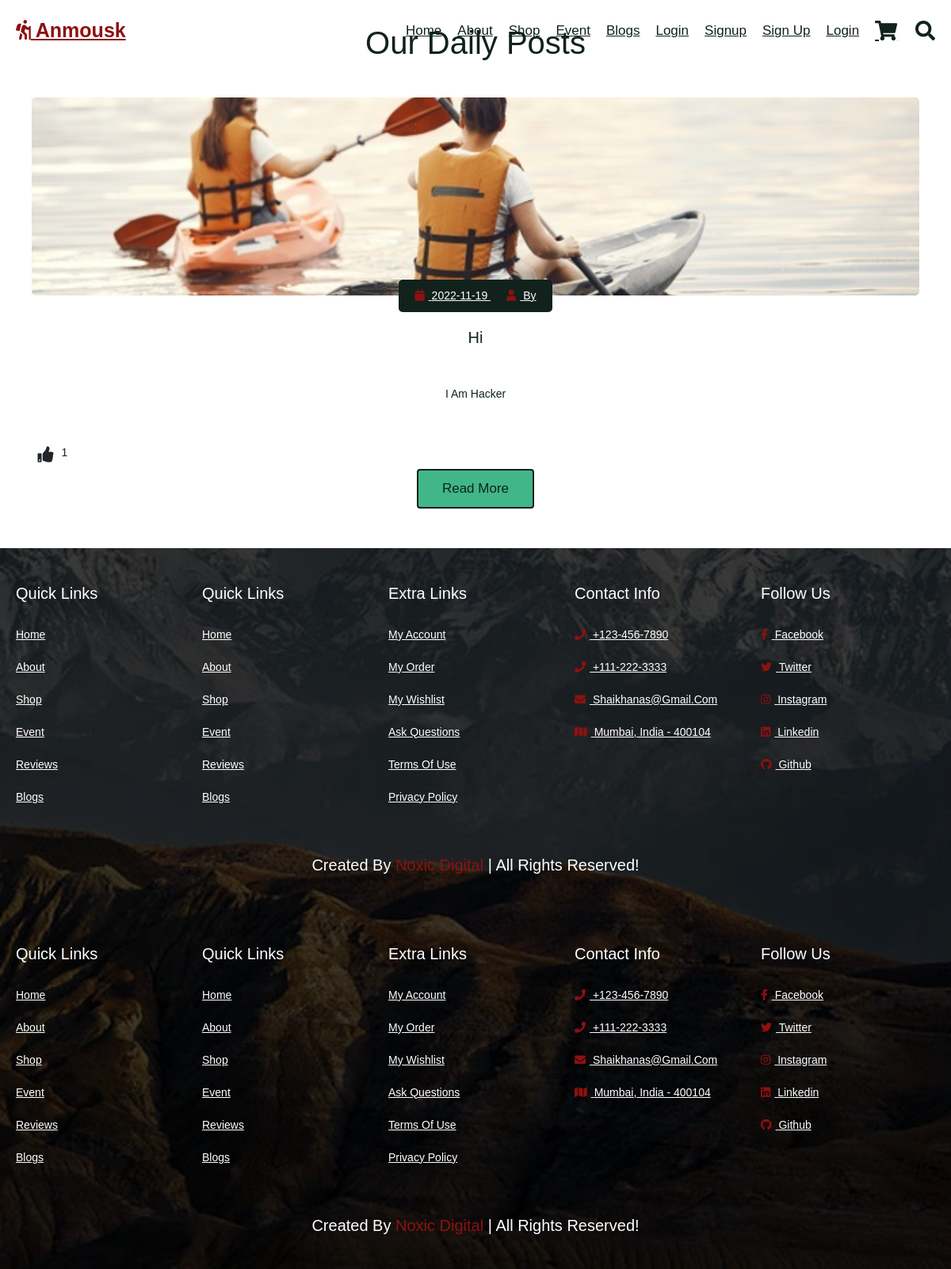
Page /blog on the committed database.
### app.py (models this page shows)
class Posts(db.Model):
    id = db.Column(db.Integer, primary_key=True)
    title = db.Column(db.String(255))
    banner = db.Column(db.LargeBinary)
    content = db.Column(db.Text)
    date_posted = db.Column(db.DateTime, default=datetime.utcnow)
    slug = db.Column(db.String(255))
    author = db.Column(db.Integer, db.ForeignKey(
        'users.id', ondelete='CASCADE'), nullable=False)
    comments = db.relationship(
        'Comment', backref='posts', cascade='all, delete, delete-orphan', lazy=True, passive_deletes=True)
    likes = db.relationship('Like', cascade='all, delete, delete-orphan',
                            backref='posts', lazy=True, passive_deletes=True)

### app.py (the view)
@app.route('/blog')
def blog():
    posts = Posts.query.order_by(Posts.date_posted)
    return render_template("blog.html", posts=posts)

### app.py (called while the page is built)
@app.context_processor
def base():
    form = SearchForm()
    return dict(form=form)

### templates/blog.html (shortened to what this page needs)
{% extends 'base.html' %}
{% block content %}
<section class="blogs" id="blogs">
  <h1 class="heading"> our daily posts </h1>
  <div class="swiper blogs-slider">
    <div class="swiper-wrapper">
      {% for post in posts %}
      <div class="swiper-slide slide">
        <img src="static/images/img-1.jpg" alt="">
        <div class="icons">
          <a href="#"> <i class="fas fa-calendar"></i> {{post.date_posted.strftime('%Y-%m-%d')}} </a>
          <a href="#"> <i class="fas fa-user"></i> by {{post.author.name}} </a>
        </div>
        <h3>{{post.title}}</h3>
        <p>{{post.content|safe|truncate(100, true)}}</p>
        <div class="container text-center">
          <div class="row align-items-end">
            <div class="col-6 col-sm-3">
              {% set postid = post.id %}
              {% if current_user.id in post.likes | map(attribute='author')|list %}
              <i style="float: left; text-decoration: none; margin-top: 3px; margin-bottom: -2px;"
                id="like-button-{{post.id}}" class="fa fa-thumbs-up fa-2x like-btn"
                onclick='like({{postid}})'>&nbsp;&nbsp; </i><span id="like-count-{{post.id}}" class="like-count">
                {{post.likes|length}}</span>
              {%else%}
              <i style="float: left; text-decoration: none; margin-top: 3px; margin-bottom: -2px;"
                class="fa fa-thumbs-up fa-2x like-btn" id="like-button-{{post.id}}"
                onclick="like({{postid}})">&nbsp;&nbsp;
              </i><span id="like-count-{{post.id}}" class="like-count">{{post.likes|length}}</span>
              {%endif%}
            </div>
          </div>
        </div>
        <a href="{{ url_for('blogs',id=post.id)}}" class="btn">read more</a>
      </div>
      {% endfor %}
    </div>
  </div>
</section>
{% include "footer.html" %}
{% endblock %}

### templates/base.html (shortened to what this page needs)
<!doctype html>
<html lang="en">
<head>
  <link href="https://cdn.jsdelivr.net/npm/bootstrap@5.2.2/dist/css/bootstrap.min.css" rel="stylesheet"
>
  <link rel="stylesheet" href="{{ url_for('static',filename='css/style.css')}}">
  <link rel="stylesheet" href="https://cdnjs.cloudflare.com/ajax/libs/font-awesome/5.15.4/css/all.min.css">
  <link rel="stylesheet" href="https://unpkg.com/swiper@7/swiper-bundle.min.css" />
</head>
<body>
  {% include "navbar.html" %}
  {% block content %}
  {% endblock %}
  {% include "footer.html" %}
</body>
</html>

### templates/navbar.html (shortened to what this page needs)
<header class="header">
  <a href="{{ url_for('index') }}" class="logo"> <i class="fas fa-hiking"></i> Anmousk </a>
  <nav class="navbar">
    <a href="{{ url_for('index')}}">home</a>
    <a href="{{ url_for('abouts')}}">about</a>
    <a href="{{ url_for('abouts')}}">shop</a>
    <a href="{{ url_for('events') }}">event</a>
    <a href="{{ url_for('blog')}}">blogs</a>
    <a href="{{ url_for('login')}}">Login</a>
    <a href="{{ url_for('signup')}}">Signup</a>
        {% if current_user.is_authenticated %}
        <a href="{{ url_for('dashboard')}}">Dashboard</a>
        <a href="{{ url_for('logout')}}">Logout</a>
        {% else %}
        <a href="{{ url_for('signup')}}">Sign up</a>
        <a href="{{ url_for('login')}}">Login</a>
        {% endif %}
  </nav>
  <div class="icons">
    <a href="#" class="fas fa-shopping-cart"></a>
    <div id="search-btn" class="fas fa-search"></div>
  </div>
</header>

### templates/footer.html
<section class="footer">
    <div class="box-container">
        <div class="box">
            <h3>quick links</h3>
            <a href="#home">home</a>
            <a href="#about">about</a>
            <a href="#shop">shop</a>
            <a href="#event">event</a>
            <a href="#reviews">reviews</a>
            <a href="#blogs">blogs</a>
        </div>
        <div class="box">
            <h3>quick links</h3>
            <a href="#home">home</a>
            <a href="#about">about</a>
            <a href="#shop">shop</a>
            <a href="#event">event</a>
            <a href="#reviews">reviews</a>
            <a href="#blogs">blogs</a>
        </div>
        <div class="box">
            <h3>extra links</h3>
            <a href="#">my account</a>
            <a href="#">my order</a>
            <a href="#">my wishlist</a>
            <a href="#">ask questions</a>
            <a href="#">terms of use</a>
            <a href="#">privacy policy</a>
        </div>
        <div class="box">
            <h3>contact info</h3>
            <a href="#"> <i class="fas fa-phone"></i> +123-456-7890 </a>
            <a href="#"> <i class="fas fa-phone"></i> +111-222-3333 </a>
            <a href="#"> <i class="fas fa-envelope"></i> shaikhanas@gmail.com </a>
            <a href="#"> <i class="fas fa-map"></i> mumbai, india - 400104 </a>
        </div>
        <div class="box">
            <h3>follow us</h3>
            <a href="#"> <i class="fab fa-facebook-f"></i> facebook </a>
            <a href="#"> <i class="fab fa-twitter"></i> twitter </a>
            <a href="#"> <i class="fab fa-instagram"></i> instagram </a>
            <a href="#"> <i class="fab fa-linkedin"></i> linkedin </a>
            <a href="#"> <i class="fab fa-github"></i> github </a>
        </div>
    </div>
    <div class="credit">created by <span>Noxic Digital</span> | all rights reserved!</div>
</section>

### static/css/style.css (style rules this page uses)
:root { --red: rgb(142, 17, 17); --green: #20914f; --ff-poppins: 'Poppins', sans-serif; --ff-cuprum: 'Cuprum', sans-serif; --fs-1: 4.5rem; --fs-2: 3.6rem; --fs-3: 3.5rem; --fs-4: 3.2rem; --fs-5: 2.5rem; --fs-6: 2.4rem; --fs-7: 2.2rem; --fs-8: 2rem; --fs-9: 1.8rem; --fs-10: 1.5rem; --fs-11: 1.4rem; --fs-12: 1.3rem; --fw-600: 600; --fw-500: 500; --section-padding: 80px; --shadow-1: 3px 4px 30px hsla(0, 0%, 53%, 0.1); --shadow-2: 5px 3px 40px hsla(191, 100%, 17%, 0.1); --radius-5: 5px; --transition-1: 0.25s ease; --transition-2: 0.5s ease; --cubic-out: cubic-bezier(0.33, 0.85, 0.4, 0.96); }
* { font-family: 'Poppins', sans-serif; margin: 0; padding: 0; -webkit-box-sizing: border-box; box-sizing: border-box; outline: none; border: none; text-decoration: none; text-transform: capitalize; -webkit-transition: .2s linear; transition: .2s linear; }
html { font-size: 62.5%; overflow-x: hidden; scroll-behavior: smooth; scroll-padding-top: 5rem; }
section { padding: 5rem 1%; }
.btn { margin-top: 1rem; display: inline-block; border: 0.2rem solid #10221b; color: #10221b; cursor: pointer; background: #41b689; font-size: 1.7rem; padding: 1rem 3rem; border-radius: 4px; }
.heading { text-align: center; margin-bottom: 2.5rem; font-size: 4rem; color: #10221b; }
.header { position: fixed; top: 0; left: 0; right: 0; padding: 2rem; z-index: 1000; display: -webkit-box; display: -ms-flexbox; display: flex; -webkit-box-align: center; -ms-flex-align: center; align-items: center; }
.header .logo { margin-right: auto; font-size: 2.5rem; color: var(--red); font-weight: bolder; }
.header .logo i { color: var(--red); }
.header .navbar a { margin-left: 2rem; font-size: 1.7rem; color: #10221b; }
.header .icons a, .header .icons div { font-size: 2.5rem; margin-left: 2rem; cursor: pointer; color: #10221b; }
.blogs .slide { text-align: center; padding: 2rem; }
.blogs .slide img { height: 25rem; width: 100%; -o-object-fit: cover; object-fit: cover; border-radius: .5rem; }
.blogs .slide .icons { background: #10221b; border-radius: .5rem; padding: 1rem; position: relative; top: -2rem; display: inline-block; }
.blogs .slide .icons a { font-size: 1.4rem; color: #fff; margin: 0 1rem; }
.blogs .slide .icons a i { padding-right: .5rem; color: var(--red); }
.blogs .slide h3 { font-size: 2rem; color: #10221b; }
.blogs .slide p { font-size: 1.4rem; padding: 1rem 0; line-height: 2; color: #10221b; }
.footer { background: -webkit-gradient(linear, left top, left bottom, from(rgba(0, 0, 0, 0.5)), to(rgba(0, 0, 0, 0.5))), url(../images/footer-bg.jpg) no-repeat; background: linear-gradient(rgba(0, 0, 0, 0.5), rgba(0, 0, 0, 0.5)), url(../images/footer-bg.jpg) no-repeat; background-size: cover; background-position: center; background-attachment: fixed; }
.footer .box-container { display: -ms-grid; display: grid; -ms-grid-columns: (minmax(25rem, 1fr))[auto-fit]; grid-template-columns: repeat(auto-fit, minmax(1rem, 1fr)); gap: 1.5rem; }
.footer .box-container .box h3 { font-size: 2rem; padding: 1.5rem 0; color: #fff; }
.footer .box-container .box a { display: block; font-size: 1.4rem; color: #fff; padding: 1rem 0; }
.footer .box-container .box a i { color: var(--red); padding-right: .5rem; }
.footer .credit { text-align: center; margin-top: 2.5rem; padding: 1rem; padding-top: 2.5rem; font-size: 2rem; color: #fff; }
.footer .credit span { color: var(--red); }
@media (max-width: 1200px) { .header { padding: 2rem; } }
@media (max-width: 1200px) { section { padding: 3rem 2rem; } }
.like-btn { float: left; text-decoration: none; font-style: normal; margin-top: 3px; margin-bottom: -1px; }
.like-count { float: left; font-size: 140%; }

### rows in the picture
Posts: date_posted "2022-11-19", title "Hi", content "I Am Hacker", likes|length "1"
